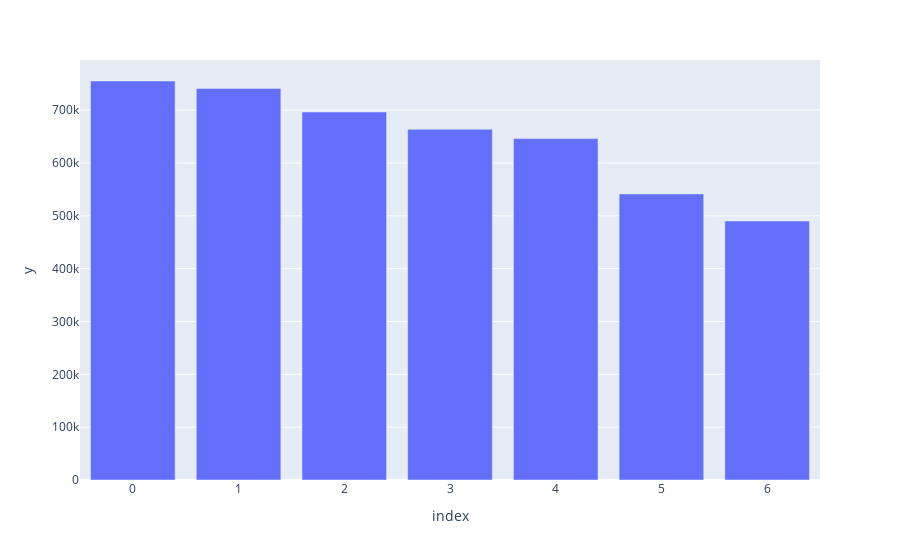

The notebook cell this image was saved under:
### Code cell
#Analysis for week days
px.bar(df['weekday'].value_counts().index,y=df['weekday'].value_counts())

### Figure 1 — Plotly figure (JSON) as saved in the notebook; plotly's stock layout.template omitted (floating-point values rounded to 4 significant figures)
{"data": [{"alignmentgroup": "True", "hovertemplate": "index=%{x}<br>y=%{y}<extra></extra>", "legendgroup": "", "marker": {"color": "#636efa"}, "name": "", "offsetgroup": "", "orientation": "v", "showlegend": false, "textposition": "auto", "type": "bar", "x": [0, 1, 2, 3, 4, 5, 6], "xaxis": "x", "y": [755145, 741139, 696488, 663789, 646114, 541472, 490180], "yaxis": "y"}], "layout": {"barmode": "relative", "legend": {"tracegroupgap": 0}, "margin": {"t": 60}, "xaxis": {"anchor": "y", "domain": [0, 1], "title": {"text": "index"}}, "yaxis": {"anchor": "x", "domain": [0, 1], "title": {"text": "y"}}}}
